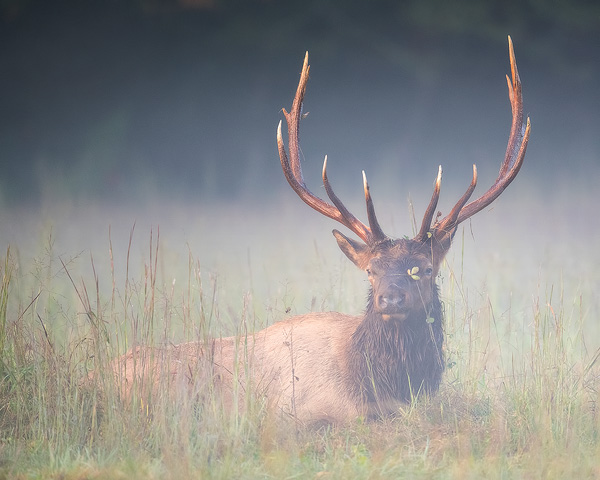
#> input picture assets/low-contrast-image.jpg, 600 x 480 px
$ python enhance_contrast.py
#> lines starting #> are read from the running program, lines starting #| are printed output that depends on the picture
#> further down, image is the input picture: shape (480, 600, 3); mean R, G, B 141.7, 140.9, 139.3
import imageio.v2 as imageio
import numpy as np
import matplotlib.pyplot as plt

def histogram_equalization(img):
    histogram, bin_edges = np.histogram(img.flatten(), 256, [0, 256])
#> histogram = 256 values, max 8092 at index 188, min 0 at index 0, mean 3375; bin_edges = 257 values from 0 to 256
    cdf = histogram.cumsum()
#> cdf = 256 values from 0 to 864000
    cdf_normalized = 255 * cdf / cdf.max()
#> cdf_normalized = 256 values from 0 to 255
    img_equalized = np.interp(img.flatten(), bin_edges[:-1], cdf_normalized)
    return img_equalized.reshape(img.shape).astype('uint8')
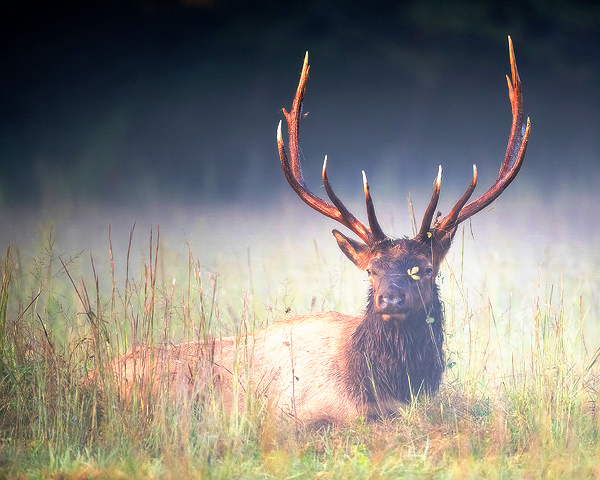
#> returned value: shape (480, 600, 3); mean of channels 0, 1, 2 131.7, 128.8, 123; drawn as R, G, B

image_path = 'assets/low-contrast-image.jpg'
image = imageio.imread(image_path)

image_equalized = histogram_equalization(image)

plt.figure(figsize=(10, 5))
plt.subplot(1, 2, 1)
plt.imshow(image, cmap='gray', vmin=0, vmax=255)
plt.title('Citra Asli')
plt.axis('off')

plt.subplot(1, 2, 2)
plt.imshow(image_equalized, cmap='gray', vmin=0, vmax=255)
plt.title('Citra Hasil Equalisasi Histogram')
plt.axis('off')

plt.show()
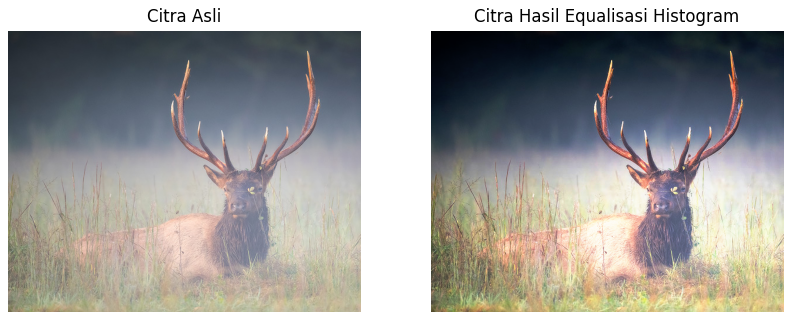
#> figure drawn by matplotlib, 2 panels
